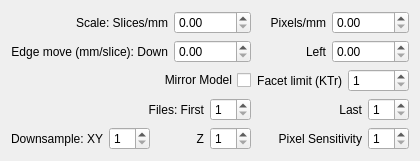
          <widget class="QWidget" name="tabSettings" >
           <attribute name="title" >
            <string>Settings</string>
           </attribute>
           <layout class="QHBoxLayout" >
            <item>
             <layout class="QGridLayout" >
              <item row="0" column="0" >
               <layout class="QHBoxLayout" >
                <item>
                 <widget class="QLabel" name="label_9" >
                  <property name="text" >
                   <string>Scale: Slices/mm</string>
                  </property>
                  <property name="alignment" >
                   <set>Qt::AlignRight|Qt::AlignTrailing|Qt::AlignVCenter</set>
                  </property>
                 </widget>
                </item>
                <item>
                 <widget class="QDoubleSpinBox" name="Slices_Per_MM" >
                  <property name="sizePolicy" >
                   <sizepolicy vsizetype="Fixed" hsizetype="Fixed" >
                    <horstretch>0</horstretch>
                    <verstretch>0</verstretch>
                   </sizepolicy>
                  </property>
                  <property name="buttonSymbols" >
                   <enum>QAbstractSpinBox::UpDownArrows</enum>
                  </property>
                  <property name="maximum" >
                   <double>10000.000000000000000</double>
                  </property>
                 </widget>
                </item>
               </layout>
              </item>
              <item row="0" column="1" >
               <layout class="QHBoxLayout" >
                <item>
                 <widget class="QLabel" name="label_3" >
                  <property name="text" >
                   <string>Pixels/mm</string>
                  </property>
                  <property name="alignment" >
                   <set>Qt::AlignRight|Qt::AlignTrailing|Qt::AlignVCenter</set>
                  </property>
                 </widget>
                </item>
                <item>
                 <widget class="QDoubleSpinBox" name="Pixels_Per_MM" >
                  <property name="sizePolicy" >
                   <sizepolicy vsizetype="Fixed" hsizetype="Fixed" >
                    <horstretch>0</horstretch>
                    <verstretch>0</verstretch>
                   </sizepolicy>
                  </property>
                  <property name="maximum" >
                   <double>10000.000000000000000</double>
                  </property>
                 </widget>
                </item>
               </layout>
              </item>
              <item row="1" column="0" >
               <layout class="QHBoxLayout" >
                <item>
                 <widget class="QLabel" name="label_10" >
                  <property name="text" >
                   <string>Edge move (mm/slice): Down</string>
                  </property>
                  <property name="alignment" >
                   <set>Qt::AlignRight|Qt::AlignTrailing|Qt::AlignVCenter</set>
                  </property>
                 </widget>
                </item>
                <item>
                 <widget class="QDoubleSpinBox" name="Edge_Down_MM" >
                  <property name="sizePolicy" >
                   <sizepolicy vsizetype="Fixed" hsizetype="Fixed" >
                    <horstretch>0</horstretch>
                    <verstretch>0</verstretch>
                   </sizepolicy>
                  </property>
                  <property name="maximum" >
                   <double>10000.000000000000000</double>
                  </property>
                 </widget>
                </item>
               </layout>
              </item>
              <item row="1" column="1" >
               <layout class="QHBoxLayout" >
                <item>
                 <widget class="QLabel" name="label_11" >
                  <property name="text" >
                   <string>Left</string>
                  </property>
                  <property name="alignment" >
                   <set>Qt::AlignRight|Qt::AlignTrailing|Qt::AlignVCenter</set>
                  </property>
                 </widget>
                </item>
                <item>
                 <widget class="QDoubleSpinBox" name="Edge_Left_MM" >
                  <property name="sizePolicy" >
                   <sizepolicy vsizetype="Fixed" hsizetype="Fixed" >
                    <horstretch>0</horstretch>
                    <verstretch>0</verstretch>
                   </sizepolicy>
                  </property>
                  <property name="maximum" >
                   <double>10000.000000000000000</double>
                  </property>
                 </widget>
                </item>
               </layout>
              </item>
              <item row="2" column="0" >
               <widget class="QCheckBox" name="CheckMirror" >
                <property name="layoutDirection" >
                 <enum>Qt::RightToLeft</enum>
                </property>
                <property name="text" >
                 <string>Mirror Model</string>
                </property>
               </widget>
              </item>
              <item row="2" column="1" >
               <layout class="QHBoxLayout" >
                <item>
                 <widget class="QLabel" name="label_12" >
                  <property name="text" >
                   <string>Facet limit (KTr)</string>
                  </property>
                  <property name="alignment" >
                   <set>Qt::AlignRight|Qt::AlignTrailing|Qt::AlignVCenter</set>
                  </property>
                 </widget>
                </item>
                <item>
                 <widget class="QSpinBox" name="MaxTrianglesSB" >
                  <property name="sizePolicy" >
                   <sizepolicy vsizetype="Fixed" hsizetype="Fixed" >
                    <horstretch>0</horstretch>
                    <verstretch>0</verstretch>
                   </sizepolicy>
                  </property>
                  <property name="minimum" >
                   <number>1</number>
                  </property>
                  <property name="maximum" >
                   <number>50000</number>
                  </property>
                 </widget>
                </item>
               </layout>
              </item>
              <item row="3" column="0" >
               <layout class="QHBoxLayout" >
                <item>
                 <widget class="QLabel" name="label_16" >
                  <property name="text" >
                   <string>Files: First</string>
                  </property>
                  <property name="alignment" >
                   <set>Qt::AlignRight|Qt::AlignTrailing|Qt::AlignVCenter</set>
                  </property>
                 </widget>
                </item>
                <item>
                 <widget class="QSpinBox" name="FirstFile" >
                  <property name="sizePolicy" >
                   <sizepolicy vsizetype="Fixed" hsizetype="Fixed" >
                    <horstretch>0</horstretch>
                    <verstretch>0</verstretch>
                   </sizepolicy>
                  </property>
                  <property name="minimum" >
                   <number>1</number>
                  </property>
                 </widget>
                </item>
               </layout>
              </item>
              <item row="3" column="1" >
               <layout class="QHBoxLayout" >
                <item>
                 <widget class="QLabel" name="label_17" >
                  <property name="text" >
                   <string>Last</string>
                  </property>
                  <property name="alignment" >
                   <set>Qt::AlignRight|Qt::AlignTrailing|Qt::AlignVCenter</set>
                  </property>
                 </widget>
                </item>
                <item>
                 <widget class="QSpinBox" name="LastFile" >
                  <property name="sizePolicy" >
                   <sizepolicy vsizetype="Fixed" hsizetype="Fixed" >
                    <horstretch>0</horstretch>
                    <verstretch>0</verstretch>
                   </sizepolicy>
                  </property>
                  <property name="minimum" >
                   <number>1</number>
                  </property>
                 </widget>
                </item>
               </layout>
              </item>
              <item row="4" column="0" >
               <layout class="QHBoxLayout" >
                <item>
                 <widget class="QLabel" name="label_13" >
                  <property name="text" >
                   <string>Downsample: XY</string>
                  </property>
                  <property name="alignment" >
                   <set>Qt::AlignRight|Qt::AlignTrailing|Qt::AlignVCenter</set>
                  </property>
                 </widget>
                </item>
                <item>
                 <widget class="QSpinBox" name="DownsampleXY" >
                  <property name="sizePolicy" >
                   <sizepolicy vsizetype="Fixed" hsizetype="Fixed" >
                    <horstretch>0</horstretch>
                    <verstretch>0</verstretch>
                   </sizepolicy>
                  </property>
                  <property name="minimum" >
                   <number>1</number>
                  </property>
                  <property name="maximum" >
                   <number>10</number>
                  </property>
                 </widget>
                </item>
                <item>
                 <widget class="QLabel" name="label_14" >
                  <property name="text" >
                   <string>Z</string>
                  </property>
                  <property name="alignment" >
                   <set>Qt::AlignRight|Qt::AlignTrailing|Qt::AlignVCenter</set>
                  </property>
                 </widget>
                </item>
                <item>
                 <widget class="QSpinBox" name="DownsampleZ" >
                  <property name="sizePolicy" >
                   <sizepolicy vsizetype="Fixed" hsizetype="Fixed" >
                    <horstretch>0</horstretch>
                    <verstretch>0</verstretch>
                   </sizepolicy>
                  </property>
                  <property name="minimum" >
                   <number>1</number>
                  </property>
                  <property name="maximum" >
                   <number>10</number>
                  </property>
                 </widget>
                </item>
               </layout>
              </item>
              <item row="4" column="1" >
               <layout class="QHBoxLayout" >
                <item>
                 <widget class="QLabel" name="label_15" >
                  <property name="text" >
                   <string>Pixel Sensitivity</string>
                  </property>
                  <property name="alignment" >
                   <set>Qt::AlignRight|Qt::AlignTrailing|Qt::AlignVCenter</set>
                  </property>
                 </widget>
                </item>
                <item>
                 <widget class="QSpinBox" name="PixelSensitivity" >
                  <property name="sizePolicy" >
                   <sizepolicy vsizetype="Fixed" hsizetype="Fixed" >
                    <horstretch>0</horstretch>
                    <verstretch>0</verstretch>
                   </sizepolicy>
                  </property>
                  <property name="minimum" >
                   <number>1</number>
                  </property>
                  <property name="maximum" >
                   <number>10</number>
                  </property>
                 </widget>
                </item>
               </layout>
              </item>
             </layout>
            </item>
           </layout>
          </widget>
